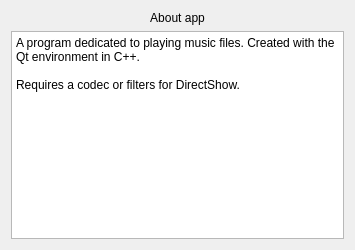
<?xml version="1.0" encoding="UTF-8"?>
<ui version="4.0">
 <class>about_app</class>
 <widget class="QDialog" name="about_app">
  <property name="geometry">
   <rect>
    <x>0</x>
    <y>0</y>
    <width>355</width>
    <height>250</height>
   </rect>
  </property>
  <property name="windowTitle">
   <string>About app</string>
  </property>
  <layout class="QVBoxLayout" name="verticalLayout">
   <item>
    <layout class="QVBoxLayout" name="verticalLayoutAbout">
     <item>
      <widget class="QLabel" name="aboutTitle">
       <property name="text">
        <string>About app</string>
       </property>
       <property name="alignment">
        <set>Qt::AlignCenter</set>
       </property>
      </widget>
     </item>
     <item>
      <widget class="QTextBrowser" name="textBrowserAbout">
       <property name="html">
        <string>&lt;!DOCTYPE HTML PUBLIC &quot;-//W3C//DTD HTML 4.0//EN&quot; &quot;http://www.w3.org/TR/REC-html40/strict.dtd&quot;&gt;
&lt;html&gt;&lt;head&gt;&lt;meta name=&quot;qrichtext&quot; content=&quot;1&quot; /&gt;&lt;meta charset=&quot;utf-8&quot; /&gt;&lt;style type=&quot;text/css&quot;&gt;
p, li { white-space: pre-wrap; }
&lt;/style&gt;&lt;/head&gt;&lt;body style=&quot; font-family:'Segoe UI'; font-size:9pt; font-weight:400; font-style:normal;&quot;&gt;
&lt;p style=&quot; margin-top:0px; margin-bottom:0px; margin-left:0px; margin-right:0px; -qt-block-indent:0; text-indent:0px;&quot;&gt;A program dedicated to playing music files. Created with the Qt environment in C++.&lt;/p&gt;
&lt;p style=&quot;-qt-paragraph-type:empty; margin-top:0px; margin-bottom:0px; margin-left:0px; margin-right:0px; -qt-block-indent:0; text-indent:0px;&quot;&gt;&lt;br /&gt;&lt;/p&gt;
&lt;p style=&quot; margin-top:0px; margin-bottom:0px; margin-left:0px; margin-right:0px; -qt-block-indent:0; text-indent:0px;&quot;&gt;Requires a codec or filters for DirectShow.&lt;/p&gt;&lt;/body&gt;&lt;/html&gt;</string>
       </property>
      </widget>
     </item>
    </layout>
   </item>
  </layout>
 </widget>
 <resources/>
 <connections/>
</ui>
